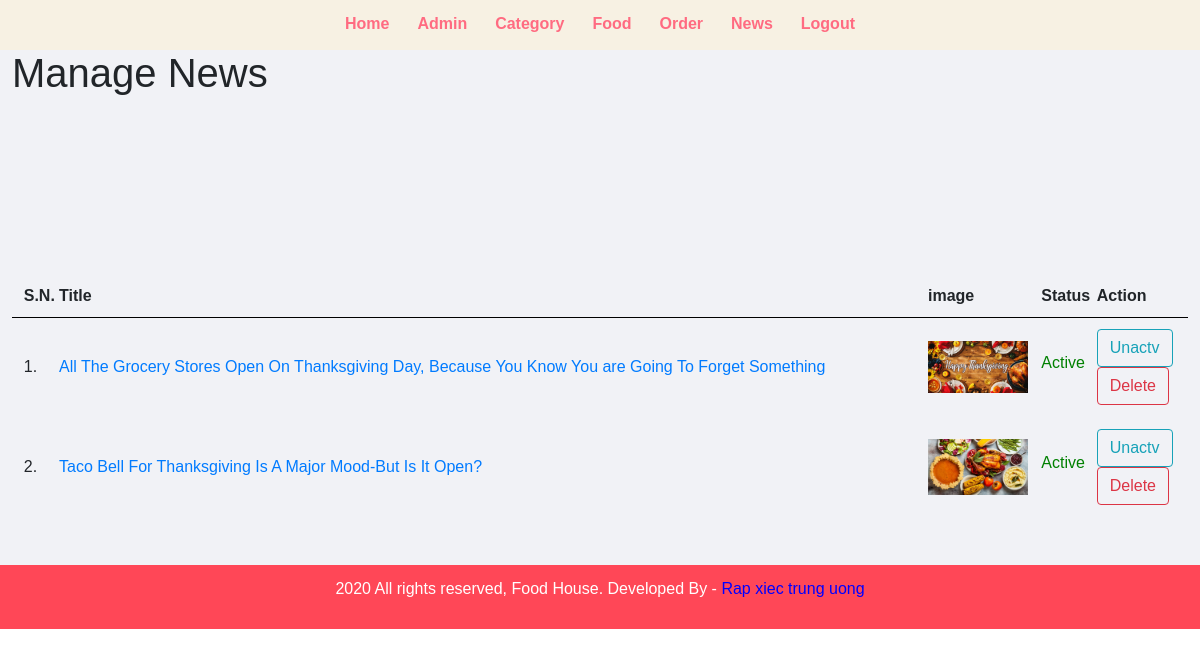
Screenshot of /view/admin/manage-news.php (signed in) with the database file from the repository.
### tables this page shows
CREATE TABLE `tbl_news` (
  `id` int(10) UNSIGNED NOT NULL,
  `description` longtext NOT NULL,
  `title` text NOT NULL,
  `image_name` text NOT NULL,
  `status` varchar(10) DEFAULT NULL
);

### view/admin/manage-news.php (the view, shortened to what this page needs)
<?php include('partials/menu.php'); ?>
<div class="main-content">
    <div class="wrapper">
        <h1>Manage News</h1>
                <br /><br /><br />
                <br><br>
                <table class="tbl-full">
                    <tr>
                        <th>S.N.</th>
                        <th>Title</th>
                        <th>image</th>
                        <th>Status</th>
                        <th>Action</th>
                    </tr>
                    <?php
                        $sql = "SELECT * FROM tbl_news ORDER BY id DESC";
                        $res = mysqli_query($conn, $sql);
                        $count = mysqli_num_rows($res);
                        $sn = 1;
                        if($count>0)
                        {
                            while($row=mysqli_fetch_assoc($res))
                            {
                                $title = $row['title'];
                                $image_name = $row['image_name'];
                                $status = $row['status'];
                                if(true){
                                ?>
                                    <tr>
                                        <td><?php echo $sn++; ?>. </td>
                                        <td>
                    <a href="javascript:void(0)"class="card-title" onclick="subForm(this)"> <?php echo $title;?> </a></td>
                                        <td><img src="<?php echo Ppath; ?>images/news/<?php echo $image_name; ?>" width="100px" alt="Chicke Hawain Pizza" class="img-responsive img-curve"></td>
                                        <td>
                                            <?php
                                                if($status=="Unactive")
                                                {
                                                    echo "<label class='status_order'>$status</label>";
                                                }
                                                elseif($status=="Active")
                                                {
                                                    echo "<label class='status_order' style='color: green;'>$status</label>";
                                                }
                                            ?>
                                        </td>
                                        <td>
                                            <?php
                                            if($status=="Active"){
                                            ?>
                                            <form action="" class="BanForm" method="POST">
                                                <button name="ban" class="btn btn-outline-info " type="submit">Unactv</button>
                                            </form>
                                            <?php
                                            }
                                            ?>
                                            <form action="" class="RemoveForm" method="POST">
                                                <button name="del" class="btn btn-outline-danger" type="submit">Delete</button>
                                            </form>
                                        </td>
                                    </tr>
                                <?php
                                }
                                ?>
                                    </div></div></div></div>
                                <?php
                            }
                        }
                        else
                        {
                            echo "<tr><td colspan='12' class='error'>News not Available</td></tr>";
                        }
                    ?>
<?php include('partials/footer.php'); ?>

### public/css/admin.css (style rules this page uses)
* { margin: 0; padding: 0; font-family: Arial, Helvetica, sans-serif; }
.wrapper { padding: 1%; margin: 0 auto; }
.tbl-full { width: 100%; }
table tr th { border-bottom: 1px solid black; padding: 1%; text-align: left; }
table tr td { padding: 1%; }
.main-content { background-color: #f1f2f6; padding: 3% 0; }
table { margin-top: 50px; }
table button { margin-right: 15px; }

### rows the page displays
tbl_news: title "All The Grocery Stores Open On Thanksgiving Day, Because You Know You are Going To Forget Something", image_name (picture), status "Active"
tbl_news: title "Taco Bell For Thanksgiving Is A Major Mood-But Is It Open?", image_name (picture), status "Active"
